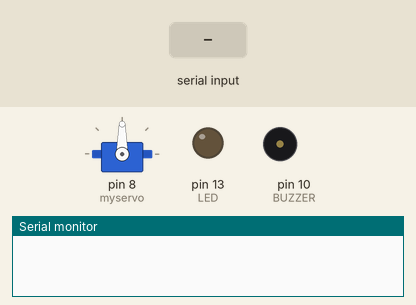
Simulated run of this sketch. Board: Arduino Uno, built with avr-gcc and run on an emulated ATmega328P. Parts: servo, output pins drawn as LEDs (lit = HIGH), buzzer (waves = sounding), the last lines printed to the serial monitor. The test bench sets the inputs (shaded band).

Above: at 1.2 s.
1.3 s: "4" received over Serial
At 1.45 s:
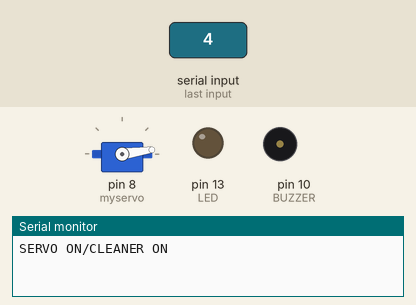
4.3 s: "1" received over Serial
At 7.05 s:
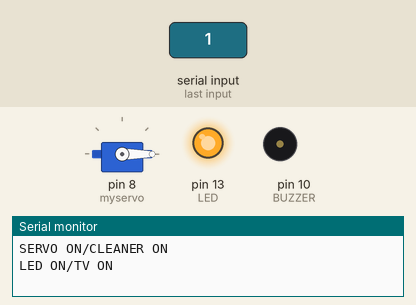
7.3 s: "3" received over Serial
At 8.3 s:
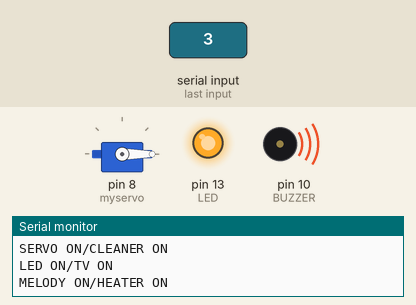
Timing chart, 0 to 18.4 s (numbered marks = the images above; inputs shaded):
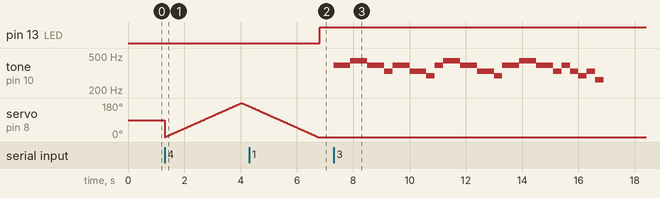

The sketch:

serialar1.ino
```cpp
//LED
#define LED 13

//BUZZER
const int BUZZER =10;
#define DO1 262 // 4옥타브
#define RE  294
#define MI  330
#define FA  349
#define SOL 392
#define LA  440
#define SI  494
#define DO2 523
#define DELAY 300
const int hakGYo[] ={
  SOL, SOL, LA, LA, SOL, SOL, MI, SOL, SOL, MI, MI, RE, SOL, LA, LA, SOL, SOL, MI, MI, RE,
SOL,SOL, LA, LA, SOL, SOL, MI, SOL, MI, RE, MI, DO1};

//SERVO
#include <Servo.h>
Servo myservo;

int pos = 0;

void setup() {
  // 시리얼 통신 속도 (baudrate)
  Serial.begin(9600);
  // LED 출력 설정
  pinMode(LED, OUTPUT);

 //servo
  myservo.attach(8);
}


void loop() {
//  // 데이터 송신: 아두이노 -> PC
//  Serial.print("온도: 26.5℃");
//  Serial.println();
//  delay(2000);

    controlSystem();

}


void controlSystem() {
  // 데이터 수신: PC -> 아두이노
  if (Serial.available()) {
    char ch = Serial.read();
    if (ch == '1') {
      digitalWrite(LED, HIGH);
      // 데이터 송신: 아두이노 -> PC
      Serial.println("LED ON/TV ON");
    }
    else if (ch == '2') {
      digitalWrite(LED, LOW);
      Serial.println("LED OFF/TV OFF");
    }
    else if (ch == '3') {
      Serial.println("MELODY ON/HEATER ON");
      for(int i=0; i<sizeof(hakGYo)/sizeof(int);i++){
          tone(BUZZER, hakGYo[i],300);
      delay(DELAY);
      }
    }
    else if (ch == '4') {
      Serial.println("SERVO ON/CLEANER ON");
      for (pos = 0; pos <= 180; pos += 1) {
           myservo.write(pos);
      delay(15);
      }
      for (pos = 180; pos >= 0; pos -= 1) {
           myservo.write(pos);
      delay(15);
      }
    }
    delay(50);
  }
}
```

Measured:
- after the input at 4.3 s, pin 13 (LED): LOW → HIGH after 2.5 s
- after the input at 7.3 s, tone on pin 10 (BUZZER): plays 392 Hz for 0.60 s, 440 Hz for 0.60 s, 392 Hz for 0.60 s, 330 Hz for 0.30 s, 392 Hz for 0.60 s, 330 Hz for 0.60 s … (21 notes in this stretch), starting at once
